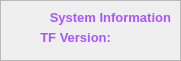
                    <widget class="QFrame" name="labelFrame_3">
                     <property name="geometry">
                      <rect>
                       <x>450</x>
                       <y>40</y>
                       <width>181</width>
                       <height>61</height>
                      </rect>
                     </property>
                     <property name="styleSheet">
                      <string notr="true">#labelFrame_3{
border: 2px solid qlineargradient(spread:pad, x1:1, y1:0.477, x2:0, y2:0.494, stop:0 rgba(254, 121, 199, 255), stop:1 rgba(170, 85, 255, 255));
border-top-left-radius: 8px;
border-top-right-radius: 8px;
border-bottom-left-radius: 8px;
border-bottom-right-radius: 8px;
background-color: rgb(245, 245, 245);
}</string>
                     </property>
                     <property name="frameShape">
                      <enum>QFrame::StyledPanel</enum>
                     </property>
                     <property name="frameShadow">
                      <enum>QFrame::Raised</enum>
                     </property>
                     <widget class="QLabel" name="statusTitle_3">
                      <property name="geometry">
                       <rect>
                        <x>10</x>
                        <y>10</y>
                        <width>161</width>
                        <height>16</height>
                       </rect>
                      </property>
                      <property name="styleSheet">
                       <string notr="true">color: rgb(170, 85, 255);
font: 800 20pt &quot;Inter Extra Bold&quot;;</string>
                      </property>
                      <property name="lineWidth">
                       <number>1</number>
                      </property>
                      <property name="text">
                       <string>&lt;html&gt;&lt;head/&gt;&lt;body&gt;&lt;p align=&quot;right&quot;&gt;&lt;span style=&quot; font-size:10pt; font-weight:600;&quot;&gt;System Information&lt;/span&gt;&lt;/p&gt;&lt;/body&gt;&lt;/html&gt;</string>
                      </property>
                      <property name="alignment">
                       <set>Qt::AlignLeading|Qt::AlignLeft|Qt::AlignVCenter</set>
                      </property>
                     </widget>
                     <widget class="QLabel" name="versionTitle_3">
                      <property name="geometry">
                       <rect>
                        <x>10</x>
                        <y>30</y>
                        <width>101</width>
                        <height>20</height>
                       </rect>
                      </property>
                      <property name="styleSheet">
                       <string notr="true">color: rgb(170, 85, 255);
font: 800 20pt &quot;Inter Extra Bold&quot;;</string>
                      </property>
                      <property name="lineWidth">
                       <number>1</number>
                      </property>
                      <property name="text">
                       <string>&lt;html&gt;&lt;head/&gt;&lt;body&gt;&lt;p align=&quot;right&quot;&gt;&lt;span style=&quot; font-size:10pt; font-weight:600;&quot;&gt;TF Version:&lt;/span&gt;&lt;/p&gt;&lt;/body&gt;&lt;/html&gt;</string>
                      </property>
                      <property name="alignment">
                       <set>Qt::AlignLeading|Qt::AlignLeft|Qt::AlignTop</set>
                      </property>
                     </widget>
                     <widget class="QLabel" name="tensorflowVersion">
                      <property name="geometry">
                       <rect>
                        <x>110</x>
                        <y>30</y>
                        <width>61</width>
                        <height>16</height>
                       </rect>
                      </property>
                      <property name="styleSheet">
                       <string notr="true">color: rgb(170, 85, 255);</string>
                      </property>
                      <property name="lineWidth">
                       <number>1</number>
                      </property>
                      <property name="text">
                       <string/>
                      </property>
                      <property name="alignment">
                       <set>Qt::AlignLeading|Qt::AlignLeft|Qt::AlignTop</set>
                      </property>
                     </widget>
                     <widget class="QFrame" name="labelFrame_4">
                      <property name="geometry">
                       <rect>
                        <x>120</x>
                        <y>60</y>
                        <width>181</width>
                        <height>61</height>
                       </rect>
                      </property>
                      <property name="styleSheet">
                       <string notr="true">#labelFrame {
border: 2px solid qlineargradient(spread:pad, x1:0, y1:0.471591, x2:1, y2:0.489, stop:0 rgba(254, 121, 199, 255), stop:1 rgba(170, 85, 255, 255));
border-top-left-radius: 8px;
border-top-right-radius: 8px;
border-bottom-left-radius: 8px;
border-bottom-right-radius: 8px;
}</string>
                      </property>
                      <property name="frameShape">
                       <enum>QFrame::StyledPanel</enum>
                      </property>
                      <property name="frameShadow">
                       <enum>QFrame::Raised</enum>
                      </property>
                      <widget class="QLabel" name="statusTitle_4">
                       <property name="geometry">
                        <rect>
                         <x>10</x>
                         <y>10</y>
                         <width>61</width>
                         <height>16</height>
                        </rect>
                       </property>
                       <property name="styleSheet">
                        <string notr="true">color: rgb(254, 121, 199);
font: 800 20pt &quot;Inter Extra Bold&quot;;</string>
                       </property>
                       <property name="lineWidth">
                        <number>1</number>
                       </property>
                       <property name="text">
                        <string>&lt;html&gt;&lt;head/&gt;&lt;body&gt;&lt;p&gt;&lt;span style=&quot; font-size:10pt; font-weight:600;&quot;&gt;Overlay:&lt;/span&gt;&lt;/p&gt;&lt;/body&gt;&lt;/html&gt;</string>
                       </property>
                       <property name="alignment">
                        <set>Qt::AlignLeading|Qt::AlignLeft|Qt::AlignVCenter</set>
                       </property>
                      </widget>
                      <widget class="QLabel" name="status_4">
                       <property name="geometry">
                        <rect>
                         <x>70</x>
                         <y>10</y>
                         <width>61</width>
                         <height>16</height>
                        </rect>
                       </property>
                       <property name="styleSheet">
                        <string notr="true"/>
                       </property>
                       <property name="lineWidth">
                        <number>1</number>
                       </property>
                       <property name="text">
                        <string>&lt;html&gt;&lt;head/&gt;&lt;body&gt;&lt;p&gt;&lt;span style=&quot; color:#ff0000;&quot;&gt;Disabled&lt;/span&gt;&lt;/p&gt;&lt;/body&gt;&lt;/html&gt;</string>
                       </property>
                       <property name="alignment">
                        <set>Qt::AlignLeading|Qt::AlignLeft|Qt::AlignTop</set>
                       </property>
                      </widget>
                      <widget class="QLabel" name="versionTitle_4">
                       <property name="geometry">
                        <rect>
                         <x>10</x>
                         <y>30</y>
                         <width>101</width>
                         <height>20</height>
                        </rect>
                       </property>
                       <property name="styleSheet">
                        <string notr="true">color: rgb(254, 121, 199);
font: 800 20pt &quot;Inter Extra Bold&quot;;</string>
                       </property>
                       <property name="lineWidth">
                        <number>1</number>
                       </property>
                       <property name="text">
                        <string>&lt;html&gt;&lt;head/&gt;&lt;body&gt;&lt;p&gt;&lt;span style=&quot; font-size:10pt; font-weight:600;&quot;&gt;Model Version:&lt;/span&gt;&lt;/p&gt;&lt;/body&gt;&lt;/html&gt;</string>
                       </property>
                       <property name="alignment">
                        <set>Qt::AlignLeading|Qt::AlignLeft|Qt::AlignTop</set>
                       </property>
                      </widget>
                      <widget class="QLabel" name="modelVersion_4">
                       <property name="geometry">
                        <rect>
                         <x>110</x>
                         <y>30</y>
                         <width>61</width>
                         <height>16</height>
                        </rect>
                       </property>
                       <property name="styleSheet">
                        <string notr="true">color: rgb(170, 85, 255);</string>
                       </property>
                       <property name="lineWidth">
                        <number>1</number>
                       </property>
                       <property name="text">
                        <string/>
                       </property>
                       <property name="alignment">
                        <set>Qt::AlignLeading|Qt::AlignLeft|Qt::AlignTop</set>
                       </property>
                      </widget>
                     </widget>
                    </widget>
